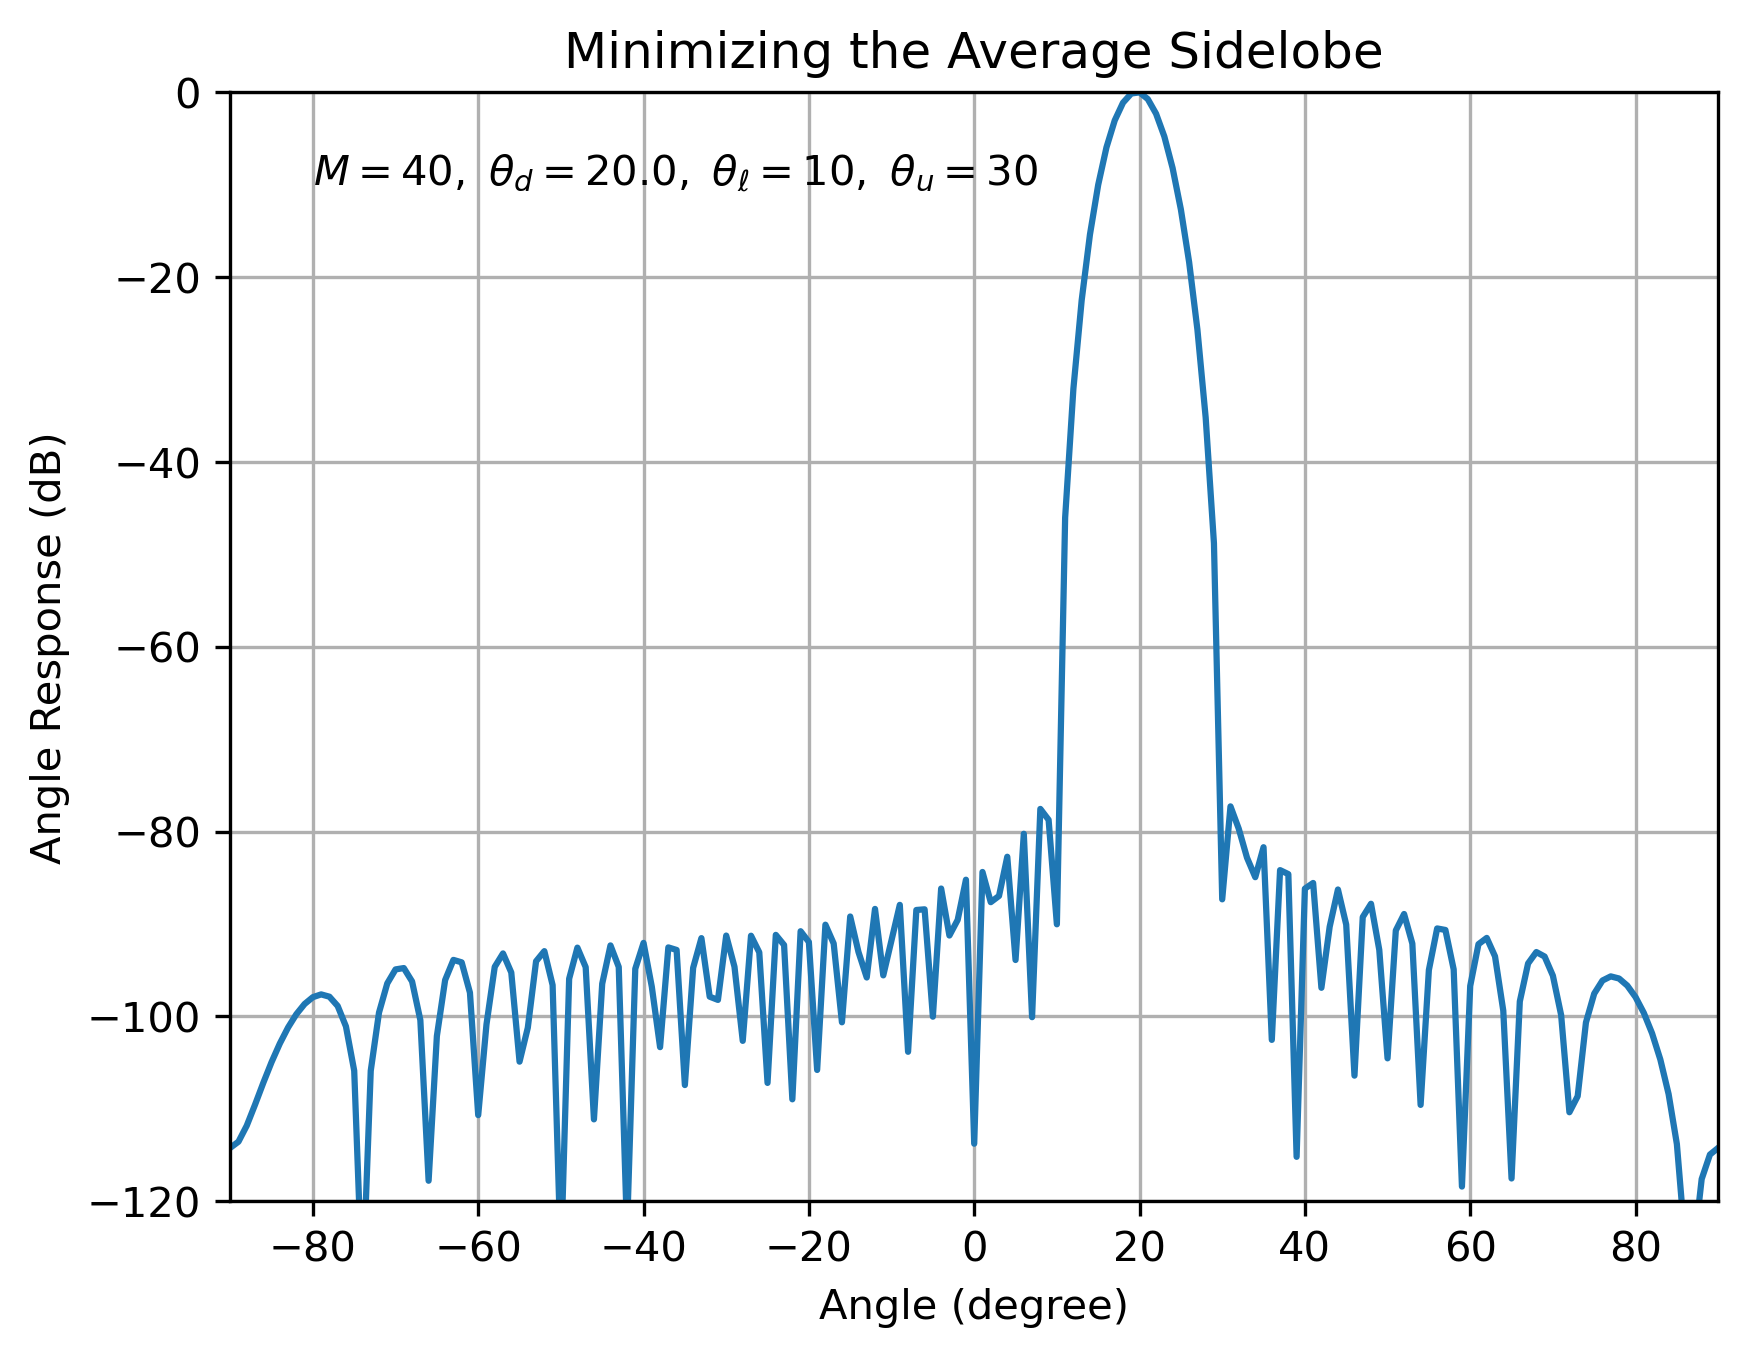

Python code for this plot:
"""Average sidelobe energy minimization for a 40-element ULA."""

import pickle

import numpy as np
import cvxpy as cp
import matplotlib.pyplot as plt


NUM_ANA = 40  # number of array elements
CARR_FREQ = 2.4e9  # Hz carrier frequency
LIGHT_SPEED = 299_792_458.0  # m/s
WAVE_LEN = LIGHT_SPEED / CARR_FREQ  # wavelength λ
ANTENNA_DIS = WAVE_LEN / 2  # λ/2 spacing

# Desired mainlobe occupies [theta_l, theta_u] degrees.
theta_l = 10
theta_u = 30
ANGLE_DES = (theta_l + theta_u) / 2  # look direction θ0

indices = np.arange(NUM_ANA)
# Steering_des implements a(θ0) = [1, e^{-jkd sin θ0}, …]ᵀ for a ULA with spacing d.
steering_phase = -1j * 2 * np.pi * ANTENNA_DIS * np.sin(np.deg2rad(ANGLE_DES)) / WAVE_LEN
Steering_des = np.exp(steering_phase * indices)
Beam_weight_MF = Steering_des / NUM_ANA  # matched-filter weights for reference


def steering_column(angle_deg: float) -> np.ndarray:
    """Steering vector a(θ) for a ULA: exp(-j 2π d sinθ / λ · antenna_index)."""
    phase = -1j * 2 * np.pi * ANTENNA_DIS * np.sin(np.deg2rad(angle_deg)) / WAVE_LEN
    return np.exp(phase * indices)[:, None]


# Build the sidelobe energy matrix P by integrating steering vectors
# outside the desired passband. Each outer product measures power received
# when scanning toward an interferer angle, so summing gives the average sidelobe energy.
P_matrix = np.zeros((NUM_ANA, NUM_ANA), dtype=np.complex128)
for angle in range(-90, theta_l + 1):
    vec = steering_column(angle)
    P_matrix += vec @ vec.conj().T
for angle in range(theta_u, 91):
    vec = steering_column(angle)
    P_matrix += vec @ vec.conj().T

w = cp.Variable(NUM_ANA, complex=True)  # beamforming weights
objective = cp.Minimize(cp.quad_form(w, P_matrix))  # wᴴPw objective
# Force unit gain toward the look direction so the beampattern peaks at ANGLE_DES.
constraints = [cp.sum(cp.multiply(np.conj(Steering_des), w)) == 1]
problem = cp.Problem(objective, constraints)
problem.solve(solver=cp.CLARABEL)

# Dense sweep to visualize the beampattern across the visible region.
angles = np.arange(-90, 91)
angles_rad = np.deg2rad(angles)
steering_vec_plot = np.exp(
    -1j * np.outer(np.sin(angles_rad), indices) * 2 * np.pi * ANTENNA_DIS / WAVE_LEN
)
pattern_db = 10 * np.log10(np.abs(np.conj(w.value) @ steering_vec_plot.T) ** 2 + 1e-12)

fig, ax = plt.subplots()
ax.plot(angles, pattern_db)
ax.set_title("Minimizing the Average Sidelobe")
fmt = (
    rf"$M={NUM_ANA},\ \theta_d={ANGLE_DES},\ "
    rf"\theta_\ell={theta_l},\ \theta_u={theta_u}$"
)
ax.set_xlabel("Angle (degree)")
ax.set_ylabel("Angle Response (dB)")
ax.text(-80, -10, fmt)  # annotate with design parameters
ax.grid(True)
ax.set_xlim([-90, 90])
ax.set_ylim([-120, 0])
fig.savefig("problem2.png", dpi=300, bbox_inches="tight")
with open("problem2.fig.pickle", "wb") as fig_file:
    pickle.dump(fig, fig_file)
plt.show()
plt.close(fig)
